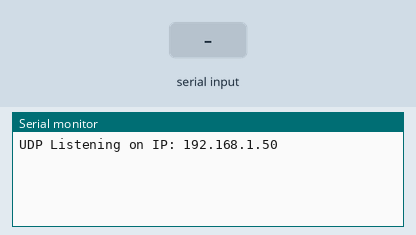
Bench run of a sketch on a simulated ESP32. Parts: the last lines printed to the serial monitor. Inputs (shaded band) come from the test bench. WiFi joins after 1.5 s; servers stay silent unless stated.

Above: at 2.7 s.
2.8 s: "1\n" received over Serial
At 4.0 s:
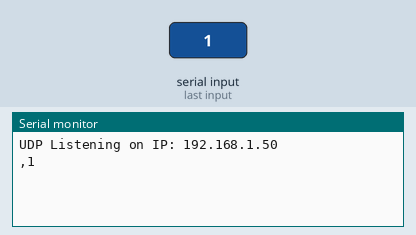
4.3 s: "0\n" received over Serial
At 5.4 s:
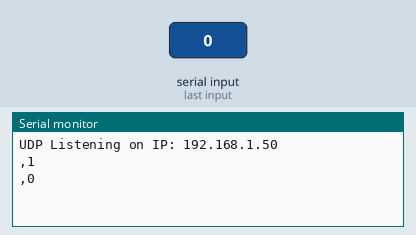
5.8 s: "2\n" received over Serial
At 6.6 s:
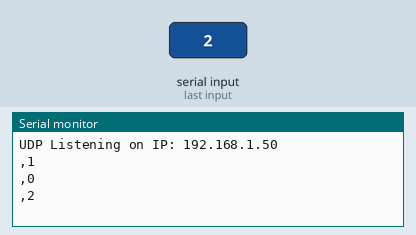

The sketch:

Codigo_Brazo_ESP.ino
```cpp
#include "WiFi.h"
#include "AsyncUDP.h"
#include <WiFiUdp.h>
uint8_t datos[255]= "0";
const char * ssid = "Virgilio";
const char * password = "password";
String input;
String datostotal;
AsyncUDP udp;
String kinect;
void setup() {
   Serial.begin(115200);
    WiFi.mode(WIFI_STA);
    WiFi.begin(ssid, password);
    if (WiFi.waitForConnectResult() != WL_CONNECTED) {
        Serial.println("WiFi Failed");
        while(1) {
            delay(1000);
        }
    }
    if(udp.listen(2222)) {
        Serial.print("UDP Listening on IP: ");
        Serial.println(WiFi.localIP());
        udp.onPacket([](AsyncUDPPacket packet) {
            if(packet.length()<255){
              memcpy(datos,packet.data(),255);
            }
            datos[packet.length()] = '\0';
            kinect = (char *)datos;

            //Serial.write(packet.data(),packet.length());
            //Serial.println();
            //We need to listen for: Arm and fingers
        });
    }
//En la imagen de pinout dice que 1 y 3 son Tx-Rx 0??
//Y los pines 17-16 son Tx-Rx 2???
//Bueno, a adaptar, no queda otra.

Serial.begin(115200);

}

// int(X) es para float
// X.toInt() es para string

void loop() {
  if(Serial.available()>0)
  {
  //  Serial.write(Serial2.read());
  //input=Serial2.read();

    input = Serial.readStringUntil('\n');
    enviardata();
  }
}

void enviardata(){

 datostotal = kinect + "," + input + "\n";

 //udp.sendTo(datostotal.c_str(),IPAddress(192,168,20,224),1234);
 udp.broadcastTo(datostotal.c_str(), 1234);
 //udp.beginPacket("192,168.20.224", serverPort);
 //udp.write()
 //udp.endPacket();
 //udp.close();
 Serial.print(datostotal);
}
```

Measured:
- after the input at 2.8 s, the serial monitor: prints a new line at once (image 1)
- after the input at 4.3 s, the serial monitor: prints a new line at once (image 2)
- after the input at 5.8 s, the serial monitor: prints a new line at once (image 3)
